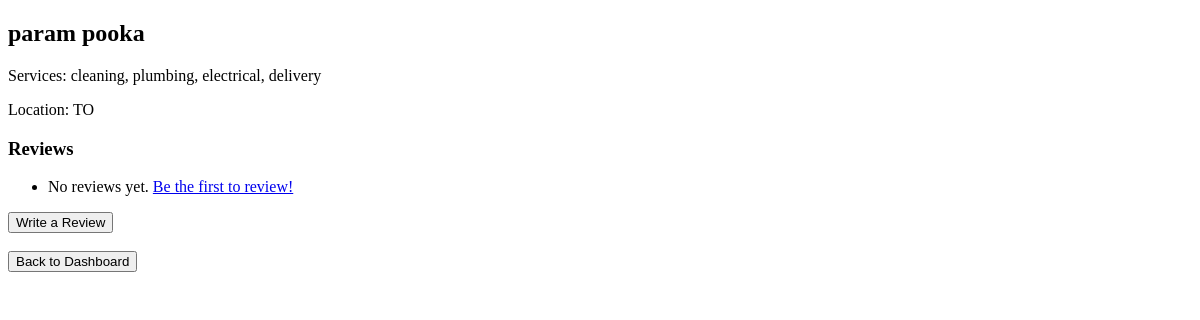
Page /business/1/ on the earlier database version.
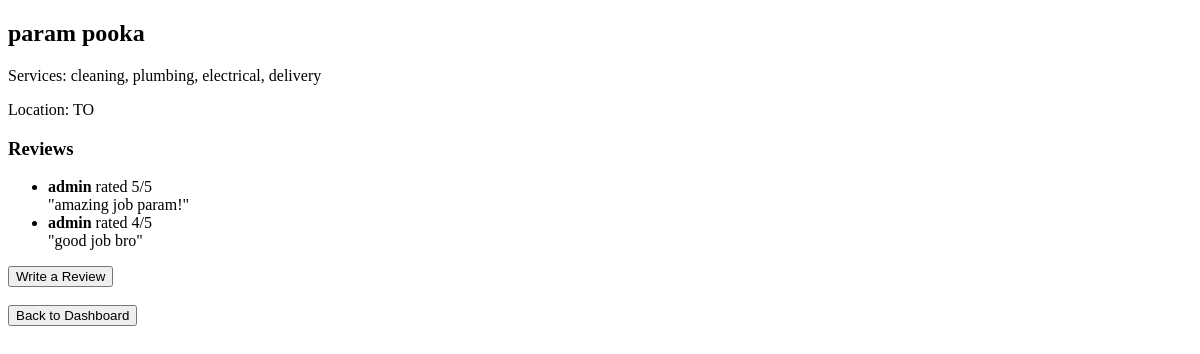
Same page on the later database version.
### client/models.py (models this page shows, shortened)
class Review(models.Model):
    business = models.ForeignKey('businessProfile', on_delete=models.CASCADE, related_name='reviews')
    user = models.ForeignKey(User, on_delete=models.CASCADE)
    rating = models.IntegerField()
    comment = models.TextField()
    created_at = models.DateTimeField(auto_now_add=True)

### client/views.py (the view)
# urls.py: path('business/<int:business_id>/', views.business_detail, name='business-detail'),
def business_detail(request, business_id):
    business = get_object_or_404(businessProfile, id=business_id)
    reviews = business.reviews.all()  # reverse relationship via related_name='reviews'
    return render(request, 'client/business_detail.html', {
        'business': business,
        'reviews': reviews
    })

### client/templates/client/business_detail.html
{% extends 'client/base.html' %}
{% block content %}
    <h2>{{ business.name }}</h2>
    <p>Services: {{ business.services }}</p>
    <p>Location: {{ business.service_location }}</p>
    <h3>Reviews</h3>
    <ul>
        {% for review in reviews %}
        <li>
            <strong>{{ review.user.username }}</strong> rated {{ review.rating }}/5<br>
            "{{ review.comment }}"
        </li>
        {% empty %}
        <li>No reviews yet. <a href="{% url 'write-review' business.id %}">Be the first to review!</a></li>
        {% endfor %}
    </ul>
    <form action="{% url 'write-review' business.id %}" method="get">
        <button type="submit">Write a Review</button>
    </form>
    <br>
    <form action="{% url 'home' %}" method="get">
        <button type="submit">Back to Dashboard</button>
    </form>
{% endblock %}

Differences in the rows shown:
added Review: user.username "admin", rating "5", comment "amazing job param!"
added Review: user.username "admin", rating "4", comment "good job bro"
Other differences:
text no longer shown: "No reviews yet. Be the first to review!"
